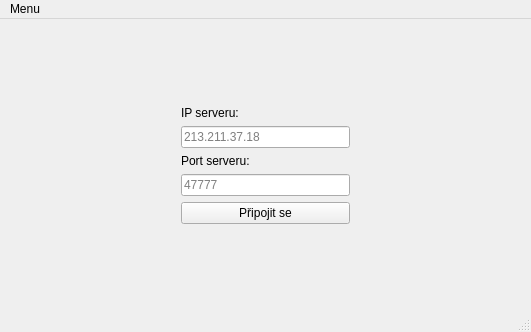
<?xml version="1.0" encoding="UTF-8"?>
<ui version="4.0">
 <class>MainWindow</class>
 <widget class="QMainWindow" name="MainWindow">
  <property name="geometry">
   <rect>
    <x>0</x>
    <y>0</y>
    <width>531</width>
    <height>332</height>
   </rect>
  </property>
  <property name="windowTitle">
   <string>Snake by Veteška</string>
  </property>
  <widget class="QWidget" name="centralWidget">
   <property name="focusPolicy">
    <enum>Qt::StrongFocus</enum>
   </property>
   <layout class="QGridLayout" name="gridLayout_2">
    <item row="3" column="1">
     <widget class="QLabel" name="label">
      <property name="text">
       <string>Port serveru:</string>
      </property>
     </widget>
    </item>
    <item row="1" column="1">
     <widget class="QLabel" name="label_2">
      <property name="text">
       <string>IP serveru:</string>
      </property>
     </widget>
    </item>
    <item row="6" column="1">
     <spacer name="verticalSpacer_2">
      <property name="orientation">
       <enum>Qt::Vertical</enum>
      </property>
      <property name="sizeHint" stdset="0">
       <size>
        <width>20</width>
        <height>40</height>
       </size>
      </property>
     </spacer>
    </item>
    <item row="2" column="1">
     <widget class="QLineEdit" name="IPAddress">
      <property name="inputMask">
       <string/>
      </property>
      <property name="placeholderText">
       <string>213.211.37.18</string>
      </property>
     </widget>
    </item>
    <item row="4" column="1">
     <widget class="QLineEdit" name="ServerPort">
      <property name="inputMask">
       <string>99999</string>
      </property>
      <property name="placeholderText">
       <string>47777</string>
      </property>
     </widget>
    </item>
    <item row="2" column="2">
     <spacer name="horizontalSpacer_2">
      <property name="orientation">
       <enum>Qt::Horizontal</enum>
      </property>
      <property name="sizeHint" stdset="0">
       <size>
        <width>40</width>
        <height>20</height>
       </size>
      </property>
     </spacer>
    </item>
    <item row="0" column="1">
     <spacer name="verticalSpacer">
      <property name="orientation">
       <enum>Qt::Vertical</enum>
      </property>
      <property name="sizeHint" stdset="0">
       <size>
        <width>20</width>
        <height>40</height>
       </size>
      </property>
     </spacer>
    </item>
    <item row="2" column="0">
     <spacer name="horizontalSpacer">
      <property name="orientation">
       <enum>Qt::Horizontal</enum>
      </property>
      <property name="sizeHint" stdset="0">
       <size>
        <width>40</width>
        <height>20</height>
       </size>
      </property>
     </spacer>
    </item>
    <item row="5" column="1">
     <widget class="QPushButton" name="JoinButton">
      <property name="text">
       <string>Připojit se</string>
      </property>
     </widget>
    </item>
   </layout>
  </widget>
  <widget class="QStatusBar" name="statusBar"/>
  <widget class="QMenuBar" name="menuBar">
   <property name="geometry">
    <rect>
     <x>0</x>
     <y>0</y>
     <width>531</width>
     <height>21</height>
    </rect>
   </property>
   <widget class="QMenu" name="menuMenu">
    <property name="title">
     <string>Menu</string>
    </property>
    <addaction name="action_New_game"/>
    <addaction name="action_rejoin"/>
    <addaction name="separator"/>
    <addaction name="action_exit"/>
   </widget>
   <addaction name="menuMenu"/>
  </widget>
  <action name="action_exit">
   <property name="text">
    <string>Konec</string>
   </property>
   <property name="shortcut">
    <string>Ctrl+X</string>
   </property>
  </action>
  <action name="action_New_game">
   <property name="text">
    <string>Nová hra (1 hráč)</string>
   </property>
   <property name="shortcut">
    <string>Ctrl+N</string>
   </property>
  </action>
  <action name="action_rejoin">
   <property name="enabled">
    <bool>false</bool>
   </property>
   <property name="text">
    <string>&amp;Připojit se</string>
   </property>
   <property name="shortcut">
    <string>Ctrl+R</string>
   </property>
  </action>
 </widget>
 <layoutdefault spacing="6" margin="11"/>
 <resources/>
 <connections/>
</ui>
